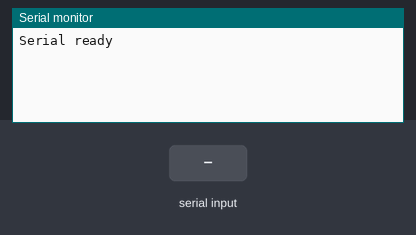
Simulated run of this sketch. Board: ESP32. Shown: the last lines printed to the serial monitor. The test bench sets the inputs (shaded band). Nothing arrives over Bluetooth unless stated.

Above: at 1.2 s.
1.3 s: "Z" received over the second serial link
At 2.3 s:
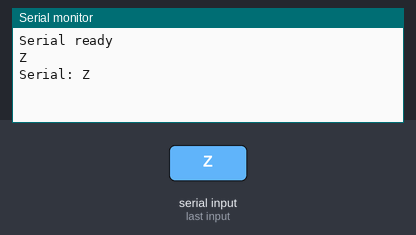
2.8 s: "1" received over the second serial link
At 3.4 s:
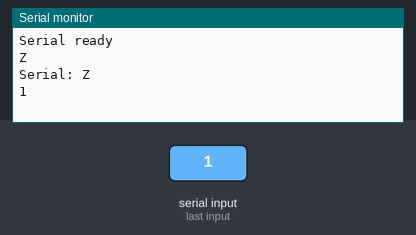

The sketch:

bluetooth_python_connection.ino
```cpp
#include "BluetoothSerial.h"

#if !defined(CONFIG_BT_ENABLED) || !defined(CONFIG_BLUEDROID_ENABLED)
#error Bluetooth is not enabled! Please run `make menuconfig` to and enable it
#endif

BluetoothSerial bluetooth;

char rec= 'A';

void setup(){
  //Initialize Serial for debugging purposes
  Serial.begin(9600);
  Serial.println("Serial ready");
  //Initialize the bluetooth
  bluetooth.begin("ESP32test");
  bluetooth.println("Bluetooth ready");
}

void loop(){
  if(bluetooth.available()){
    rec = bluetooth.read(); // read 1 char
    Serial.println(rec);    // Printout throught Serial the Char just read.
  }
  if(rec == 'Z'){ // If rec char is Z
    Serial.println("Serial: Z"); // Printout throught Serial
    bluetooth.println("Bluetooth: Z"); // Printout throught Bluetooth
    rec = 'A'; // reset rec to A to avoid inf loop
  }
  //Wait ten milliseconds to decrease unnecessary hardware strain
   delay(10);
}
```

Measured:
- after the input at 1.3 s, the serial monitor: prints a new line at once (image 1)
- after the input at 2.8 s, the serial monitor: prints a new line at once (image 2)
